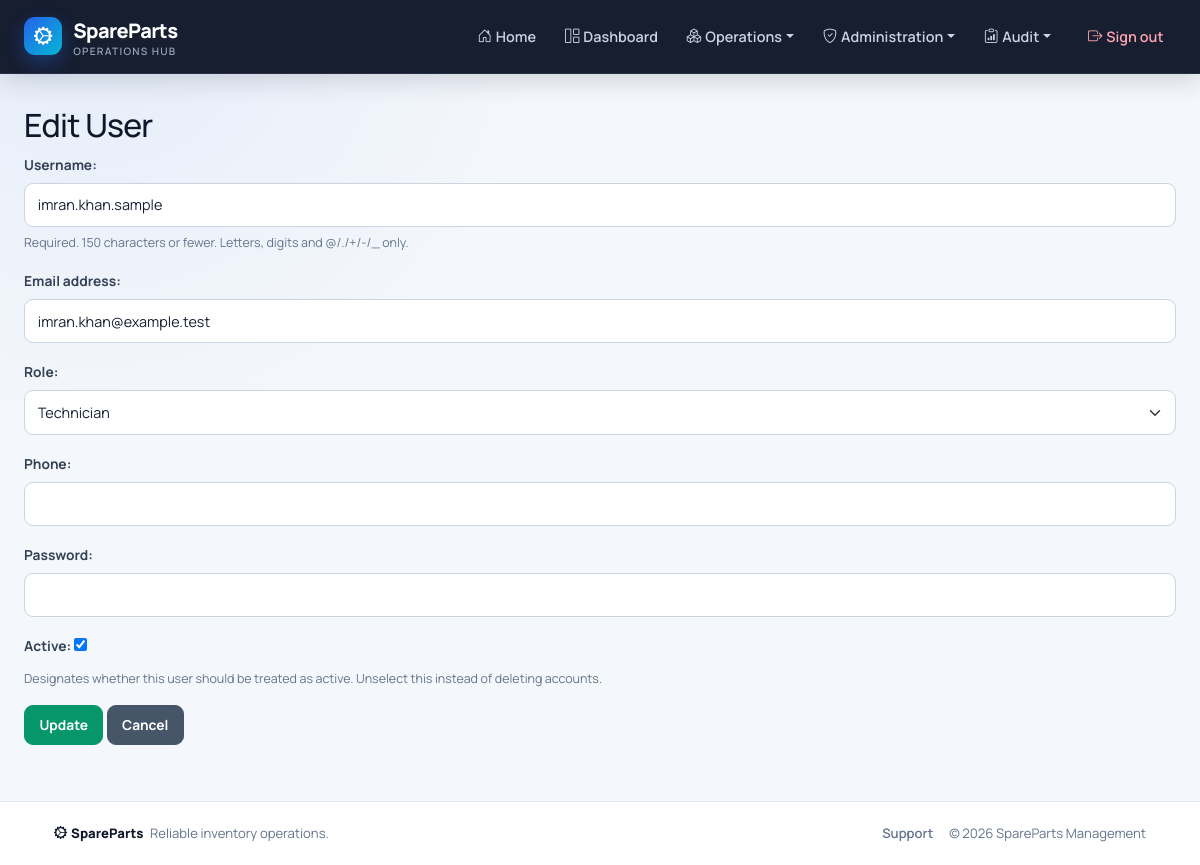
Screenshot of /users/edit/19/ (signed in) with the database file from the repository.
### core/models.py (models this page shows, shortened)
class CustomUser(AbstractUser):
    role = models.ForeignKey(
        Role, on_delete=models.SET_NULL, null=True, blank=True, related_name='users'
    )
    phone = models.CharField(max_length=15, blank=True, null=True)
    access_permissions = models.ManyToManyField(
        AccessPermission, blank=True, related_name='users'
    )
    def has_access(self, code):
        if not self.is_authenticated or not self.is_active:
            return False
        if self.is_superuser:
            return True
        return self.get_effective_access_permissions().filter(code=code).exists()

### core/views.py (the view, shortened to what this page needs)
# urls.py: path('users/edit/<int:pk>/', views.UserUpdateView.as_view(), name='user_edit'),
class UserUpdateView(LoginRequiredMixin, RoleRequiredMixin, UpdateView):
    model = CustomUser
    form_class = UserForm
    template_name = 'user_form.html'
    success_url = reverse_lazy('core:user_list')
    permission_required = 'users.manage'

### core/forms.py (shortened to what this page needs)
class UserForm(forms.ModelForm):
    password = forms.CharField(required=False, widget=forms.PasswordInput(attrs={'class': 'form-control'}))
    def __init__(self, *args, **kwargs):
        super().__init__(*args, **kwargs)
        if not self.instance.pk:
            self.fields['password'].required = True
    class Meta:
        model = CustomUser
        fields = ['username', 'email', 'role', 'phone', 'password', 'is_active']
        widgets = {
            'username': forms.TextInput(attrs={'class': 'form-control'}),
            'email': forms.EmailInput(attrs={'class': 'form-control'}),
            'role': forms.Select(attrs={'class': 'form-select'}),
            'phone': forms.TextInput(attrs={'class': 'form-control'}),
        }

### core/models.py (called while the page is built)
    def __str__(self):
        return self.name

### core/templatetags/rbac.py (called while the page is built)
@register.filter
def has_access(user, code):
    return bool(getattr(user, 'has_access', lambda unused: False)(code))

### parts/mixins.py (called while the page is built)
    def get_permission_required(self):
        if self.permission_required:
            return self.permission_required
        model_name = self.model._meta.model_name
        module = self.permission_modules.get(model_name, model_name)
        action = 'view' if self.__class__.__name__.endswith(('ListView', 'DetailView')) else 'manage'
        return f'{module}.{action}'

    def dispatch(self, request, *args, **kwargs):
        if self.get_permission_required() == 'users.manage' and not request.user.is_superuser:
            raise PermissionDenied("Only a super admin can manage users and permissions.")
        if request.user.is_authenticated and request.user.has_access(self.get_permission_required()):
            return super().dispatch(request, *args, **kwargs)
        raise PermissionDenied("You do not have permission to access this page.")

### templates/user_form.html (shortened to what this page needs)
{% extends 'base.html' %}
{% block content %}
<h2>{% if view.object %}Edit User{% else %}Add User{% endif %}</h2>
<form method="post">
    {{ form.as_p }}
    <button type="submit" class="btn btn-success">{% if view.object %}Update{% else %}Add{% endif %}</button>
    <a href="{% url 'core:user_list' %}" class="btn btn-secondary">Cancel</a>
</form>
{% endblock %}

### templates/base.html (style rules this page uses)
:root { --sp-navy: #0f172a; --sp-navy-soft: #1e293b; --sp-primary: #2563eb; --sp-primary-dark: #1d4ed8; --sp-cyan: #06b6d4; --sp-surface: #ffffff; --sp-bg: #f4f7fb; --sp-border: #e2e8f0; --sp-muted: #64748b; --sp-text: #172033; --sp-radius: 14px; --sp-shadow: 0 10px 30px rgba(15, 23, 42, .07); }
* { box-sizing: border-box; }
html { scroll-behavior: smooth; }
body { min-height: 100vh; display: flex; flex-direction: column; margin: 0; color: var(--sp-text); background: radial-gradient(circle at 8% 0%, rgba(37, 99, 235, .07), transparent 28rem), var(--sp-bg); font-family: "Manrope", system-ui, -apple-system, "Segoe UI", sans-serif; -webkit-font-smoothing: antialiased; }
a { text-underline-offset: 3px; }
h1, h2, h3, h4, h5, h6 { color: var(--sp-navy); letter-spacing: -.025em; }
.form-label, form p > label { margin-bottom: .45rem; color: #334155; font-size: .86rem; font-weight: 700; }
form p { margin-bottom: 1rem; }
.form-control, .form-select, form p input:not([type="checkbox"]):not([type="radio"]), form p select, form p textarea { width: 100%; min-height: 44px; padding: .65rem .8rem; border: 1px solid #cbd5e1; border-radius: 9px; background-color: #fff; color: var(--sp-text); font: inherit; font-size: .9rem; transition: border-color .18s ease, box-shadow .18s ease; }
.helptext, .form-text { display: block; margin-top: .4rem; color: var(--sp-muted); font-size: .78rem; }
.btn { min-height: 40px; display: inline-flex; align-items: center; justify-content: center; gap: .35rem; padding: .55rem .9rem; border-radius: 9px; font-size: .86rem; font-weight: 700; box-shadow: none !important; transition: transform .16s ease, background .16s ease, border-color .16s ease; }
.btn-success { background: #059669; border-color: #059669; }
.btn-secondary { background: #475569; border-color: #475569; }

### rows the page displays
CustomUser: username "imran.khan.sample", email "imran.khan@example.test", role "Technician", is_active "☑"
